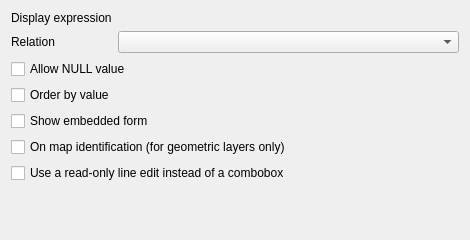
<?xml version="1.0" encoding="UTF-8"?>
<ui version="4.0">
 <class>QgsRelReferenceConfigDlgBase</class>
 <widget class="QWidget" name="QgsRelReferenceConfigDlgBase">
  <property name="geometry">
   <rect>
    <x>0</x>
    <y>0</y>
    <width>470</width>
    <height>240</height>
   </rect>
  </property>
  <property name="windowTitle">
   <string>Dialog</string>
  </property>
  <layout class="QFormLayout" name="formLayout">
   <property name="fieldGrowthPolicy">
    <enum>QFormLayout::AllNonFixedFieldsGrow</enum>
   </property>
   <item row="0" column="0">
    <widget class="QLabel" name="label">
     <property name="text">
      <string>Display expression</string>
     </property>
    </widget>
   </item>
   <item row="0" column="1">
    <widget class="QgsFieldExpressionWidget" name="mExpressionWidget" native="true"/>
   </item>
   <item row="1" column="0">
    <widget class="QLabel" name="label_2">
     <property name="text">
      <string>Relation</string>
     </property>
    </widget>
   </item>
   <item row="1" column="1">
    <widget class="QComboBox" name="mComboRelation"/>
   </item>
   <item row="6" column="0" colspan="2">
    <widget class="QCheckBox" name="mCbxAllowNull">
     <property name="text">
      <string>Allow NULL value</string>
     </property>
    </widget>
   </item>
   <item row="8" column="0" colspan="2">
    <widget class="QCheckBox" name="mCbxShowForm">
     <property name="text">
      <string>Show embedded form</string>
     </property>
    </widget>
   </item>
   <item row="9" column="0" colspan="2">
    <widget class="QCheckBox" name="mCbxMapIdentification">
     <property name="text">
      <string>On map identification (for geometric layers only)</string>
     </property>
    </widget>
   </item>
   <item row="10" column="0" colspan="2">
    <widget class="QCheckBox" name="mCbxReadOnly">
     <property name="text">
      <string>Use a read-only line edit instead of a combobox</string>
     </property>
    </widget>
   </item>
   <item row="7" column="0" colspan="2">
    <widget class="QCheckBox" name="mCbxOrderByValue">
     <property name="text">
      <string>Order by value</string>
     </property>
    </widget>
   </item>
  </layout>
 </widget>
 <customwidgets>
  <customwidget>
   <class>QgsFieldExpressionWidget</class>
   <extends>QWidget</extends>
   <header location="global">qgsfieldexpressionwidget.h</header>
   <container>1</container>
  </customwidget>
 </customwidgets>
 <resources/>
 <connections/>
</ui>
